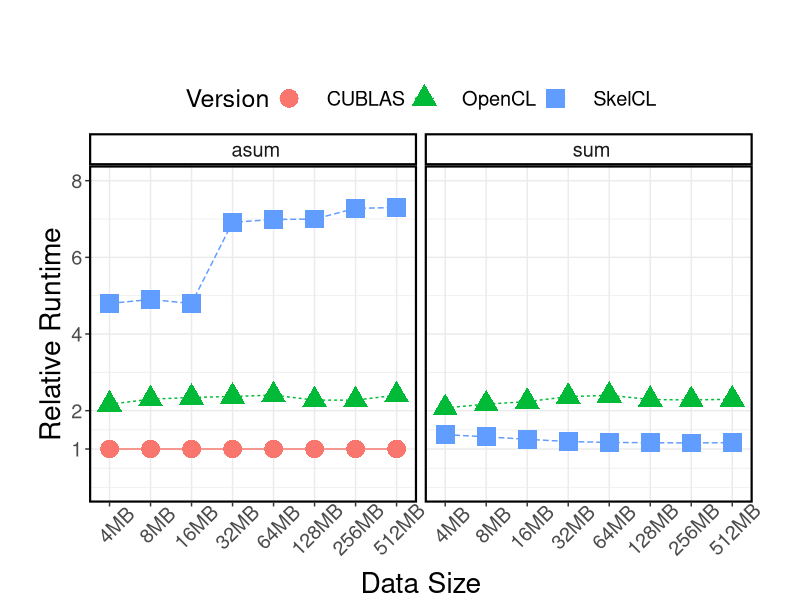
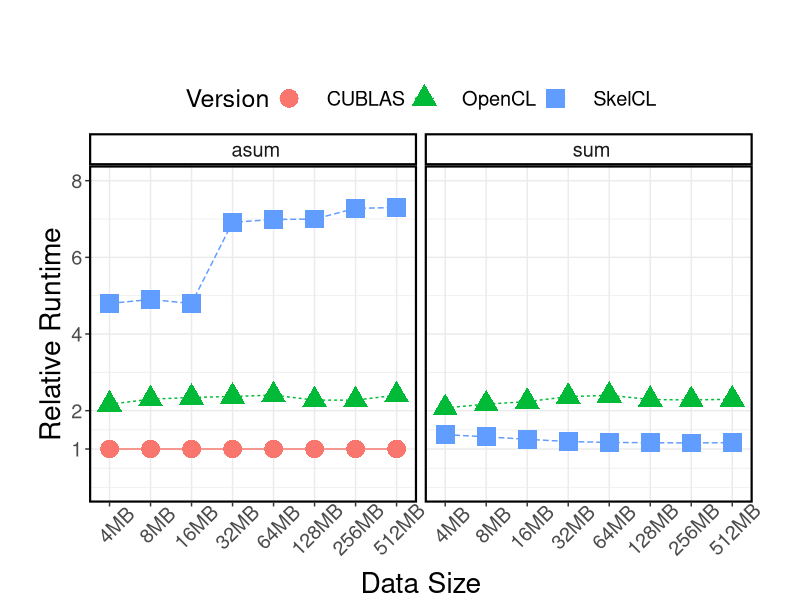

Write R code to recreate these figures, in order.
require('ggplot2')
require('grid')
require('reshape2')

# row.names = NULL forces numbering of the lines and, thus, preserves the order
performance <- read.csv("reduce.csv", sep=";", comment.char="#", header=TRUE, row.names=NULL)
#performance <- melt(performance)
#colnames(performance) <- c("Size", "Versions", "value")

rownumbers <- as.integer(row.names(performance))

# ====Default settins====
theme <- theme_bw() +
  theme(text = element_text(size = 18),
        axis.title = element_text(size = rel(1.125), vjust = 1),
        axis.text.x = element_text(angle = 45, vjust = 0.7),
        panel.border = element_rect(linetype = "solid", colour = "black", size = 1.5),
        plot.margin = unit(c(2,1.2,0,1), 'cm'),
        legend.position="top",
        strip.background = element_rect(colour = "black", fill = "white", size = 1.5))

labs <- labs(x = "Data Size", y = "Relative Runtime")

# create plot
plot <- ggplot(performance, aes(x = reorder(Size, rownumbers), y = factor, group=group, color=Version)) +
  geom_line(aes(linetype=Version)) +
  geom_point(size=6, aes(shape=Version)) +
  scale_y_continuous(limits=c(0, 8), breaks=c(1, 2, 4, 6, 8)) +
  scale_x_discrete(expand=c(0,0.5)) +
  facet_grid(. ~ Benchmark) + theme + labs

# save plot to file
ggsave(file = "reduce.pdf", width = 8, height = 6)

plot

